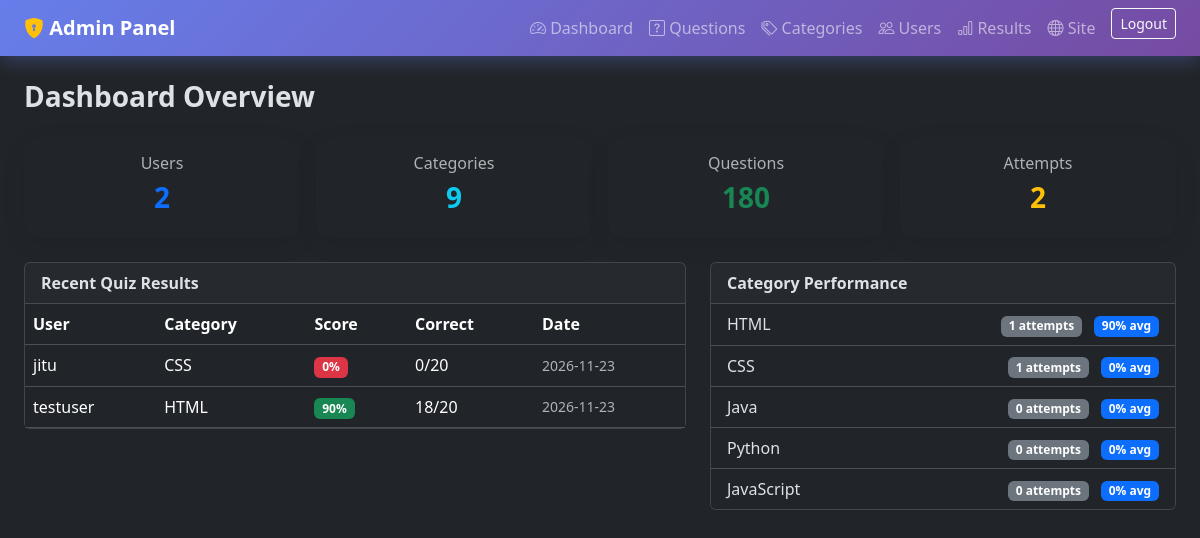
Screenshot of /admin/dashboard (signed in) with the database file from the repository.
### tables this page shows
CREATE TABLE results (
            id INTEGER PRIMARY KEY AUTOINCREMENT,
            user_id INTEGER NOT NULL,
            category_id INTEGER NOT NULL,
            total_questions INTEGER NOT NULL,
            correct INTEGER NOT NULL,
            incorrect INTEGER NOT NULL,
            score INTEGER NOT NULL,
            percentage REAL NOT NULL,
            answers TEXT NOT NULL,
            created_at TEXT NOT NULL,
            FOREIGN KEY (user_id) REFERENCES users(id) ON DELETE CASCADE,
            FOREIGN KEY (category_id) REFERENCES categories(id) ON DELETE CASCADE
        );

CREATE TABLE users (
            id INTEGER PRIMARY KEY AUTOINCREMENT,
            username TEXT UNIQUE NOT NULL,
            email TEXT UNIQUE NOT NULL,
            password_hash TEXT NOT NULL,
            created_at TEXT NOT NULL
        );

CREATE TABLE categories (
            id INTEGER PRIMARY KEY AUTOINCREMENT,
            name TEXT UNIQUE NOT NULL,
            description TEXT DEFAULT '',
            created_at TEXT NOT NULL
        );

### app.py (the view)
@app.route("/admin/dashboard")
@admin_required
def admin_dashboard():
    db = get_db()
    stats = {
        "users": db.execute("SELECT COUNT(*) AS c FROM users").fetchone()["c"],
        "categories": db.execute("SELECT COUNT(*) AS c FROM categories").fetchone()["c"],
        "questions": db.execute("SELECT COUNT(*) AS c FROM questions").fetchone()["c"],
        "attempts": db.execute("SELECT COUNT(*) AS c FROM results").fetchone()["c"],
        "avg_score": db.execute("SELECT COALESCE(AVG(percentage),0) AS a FROM results").fetchone()["a"],
    }
    recent_results = db.execute(
        """SELECT r.*, u.username, c.name AS category_name
           FROM results r JOIN users u ON u.id = r.user_id
           JOIN categories c ON c.id = r.category_id
           ORDER BY r.created_at DESC LIMIT 10"""
    ).fetchall()
    top_categories = db.execute(
        """SELECT c.name, COUNT(r.id) AS attempts, COALESCE(AVG(r.percentage),0) AS avg
           FROM categories c LEFT JOIN results r ON r.category_id = c.id
           GROUP BY c.id ORDER BY attempts DESC LIMIT 5"""
    ).fetchall()
    return render_template(
        "admin_dashboard.html", stats=stats,
        recent_results=recent_results, top_categories=top_categories,
    )

### app.py (called while the page is built)
def get_db():
    if "db" not in g:
        g.db = sqlite3.connect(app.config["DATABASE"])
        g.db.row_factory = sqlite3.Row
        g.db.execute("PRAGMA foreign_keys = ON")
    return g.db

def admin_required(f):
    @wraps(f)
    def decorated(*args, **kwargs):
        if "admin_id" not in session:
            flash("Admin login required.", "warning")
            return redirect(url_for("admin_login"))
        return f(*args, **kwargs)
    return decorated

@app.context_processor
def inject_globals():
    return {"now_year": datetime.utcnow().year}

### templates/admin_dashboard.html (shortened to what this page needs)
{% extends "admin_base.html" %}
{% block content %}
<h3 class="fw-bold mb-4">Dashboard Overview</h3>
<div class="row g-3 mb-4">
  <div class="col-6 col-md-3"><div class="card stat-card p-3 text-center"><h6 class="text-muted">Users</h6><h3 class="fw-bold text-primary">{{ stats.users }}</h3></div></div>
  <div class="col-6 col-md-3"><div class="card stat-card p-3 text-center"><h6 class="text-muted">Categories</h6><h3 class="fw-bold text-info">{{ stats.categories }}</h3></div></div>
  <div class="col-6 col-md-3"><div class="card stat-card p-3 text-center"><h6 class="text-muted">Questions</h6><h3 class="fw-bold text-success">{{ stats.questions }}</h3></div></div>
  <div class="col-6 col-md-3"><div class="card stat-card p-3 text-center"><h6 class="text-muted">Attempts</h6><h3 class="fw-bold text-warning">{{ stats.attempts }}</h3></div></div>
</div>
<div class="row g-4">
  <div class="col-lg-7">
    <div class="card">
      <div class="card-header fw-bold">Recent Quiz Results</div>
      <div class="table-responsive">
        <table class="table table-hover mb-0 align-middle">
          <thead><tr><th>User</th><th>Category</th><th>Score</th><th>Correct</th><th>Date</th></tr></thead>
          <tbody>
            {% for r in recent_results %}
            <tr>
              <td>{{ r.username }}</td><td>{{ r.category_name }}</td>
              <td><span class="badge {{ 'bg-success' if r.percentage >= 60 else 'bg-danger' }}">{{ "%.0f"|format(r.percentage) }}%</span></td>
              <td>{{ r.correct }}/{{ r.total_questions }}</td>
              <td class="text-muted small">{{ r.created_at[:10] }}</td>
            </tr>
            {% else %}
            <tr><td colspan="5" class="text-center text-muted py-4">No results yet.</td></tr>
            {% endfor %}
          </tbody>
        </table>
      </div>
    </div>
  </div>
  <div class="col-lg-5">
    <div class="card">
      <div class="card-header fw-bold">Category Performance</div>
      <ul class="list-group list-group-flush">
        {% for c in top_categories %}
        <li class="list-group-item d-flex justify-content-between align-items-center">
          {{ c.name }}
          <span><span class="badge bg-secondary me-2">{{ c.attempts }} attempts</span>
          <span class="badge bg-primary">{{ "%.0f"|format(c.avg) }}% avg</span></span>
        </li>
        {% endfor %}
      </ul>
    </div>
  </div>
</div>
{% endblock %}

### static/css/style.css (style rules this page uses)
:root { --brand-gradient: linear-gradient(135deg, #667eea 0%, #764ba2 100%); }
body { min-height: 100vh; font-family: 'Segoe UI', system-ui, -apple-system, sans-serif; }
.stat-card, .category-card, .auth-card, .result-card { border: none; border-radius: 1rem; box-shadow: 0 6px 24px rgba(0,0,0,0.08); transition: transform 0.25s ease, box-shadow 0.25s ease; }
.card, .stat-card { animation: fadeSlideUp 0.4s ease both; }

### rows the page displays
results: username "jitu", category_name "CSS", percentage "0", correct "0", total_questions "20", created_at "2026-11-23"
results: username "testuser", category_name "HTML", percentage "90", correct "18", total_questions "20", created_at "2026-11-23"
categories: name "HTML", attempts "1", avg "90"
categories: name "CSS", attempts "1", avg "0"
categories: name "Java", attempts "0", avg "0"
categories: name "Python", attempts "0", avg "0"
categories: name "JavaScript", attempts "0", avg "0"

### other values shown
{{ stats.users }} "2"
{{ stats.categories }} "9"
{{ stats.questions }} "180"
{{ stats.attempts }} "2"
